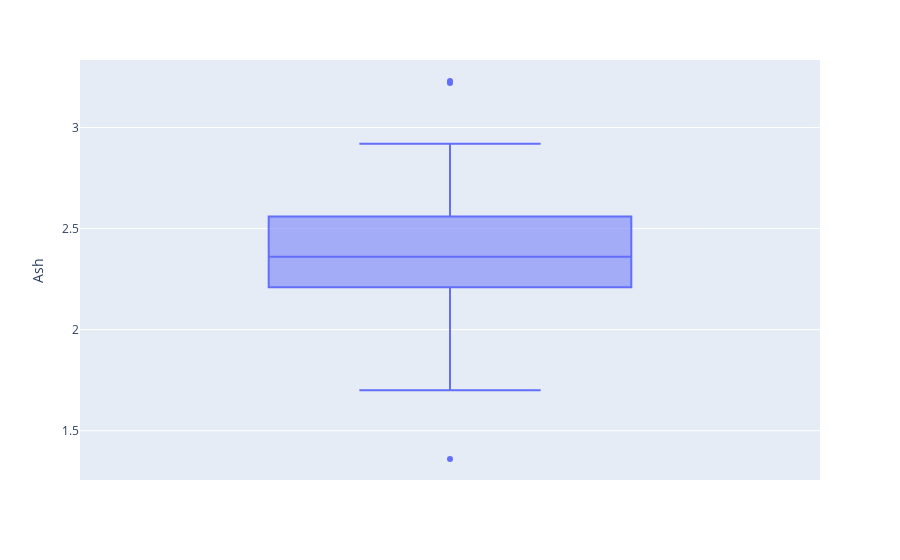

Notebook code cell kept with this figure:
### Code cell
fig = plt.figure(figsize=(8,6))
px.box(df, y='Ash')

### Figure 1 — Plotly figure (JSON) as saved in the notebook; plotly's stock layout.template omitted (floating-point values rounded to 4 significant figures; data arrays with more than 128 entries replaced by an {"elided": "..."} marker saying what was removed)
{"data": [{"alignmentgroup": "True", "hovertemplate": "Ash=%{y}<extra></extra>", "legendgroup": "", "marker": {"color": "#636efa"}, "name": "", "notched": false, "offsetgroup": "", "orientation": "v", "showlegend": false, "type": "box", "x0": " ", "xaxis": "x", "y": {"elided": "178 float values"}, "y0": " ", "yaxis": "y"}], "layout": {"boxmode": "group", "legend": {"tracegroupgap": 0}, "margin": {"t": 60}, "xaxis": {"anchor": "y", "domain": [0, 1]}, "yaxis": {"anchor": "x", "domain": [0, 1], "title": {"text": "Ash"}}}}
